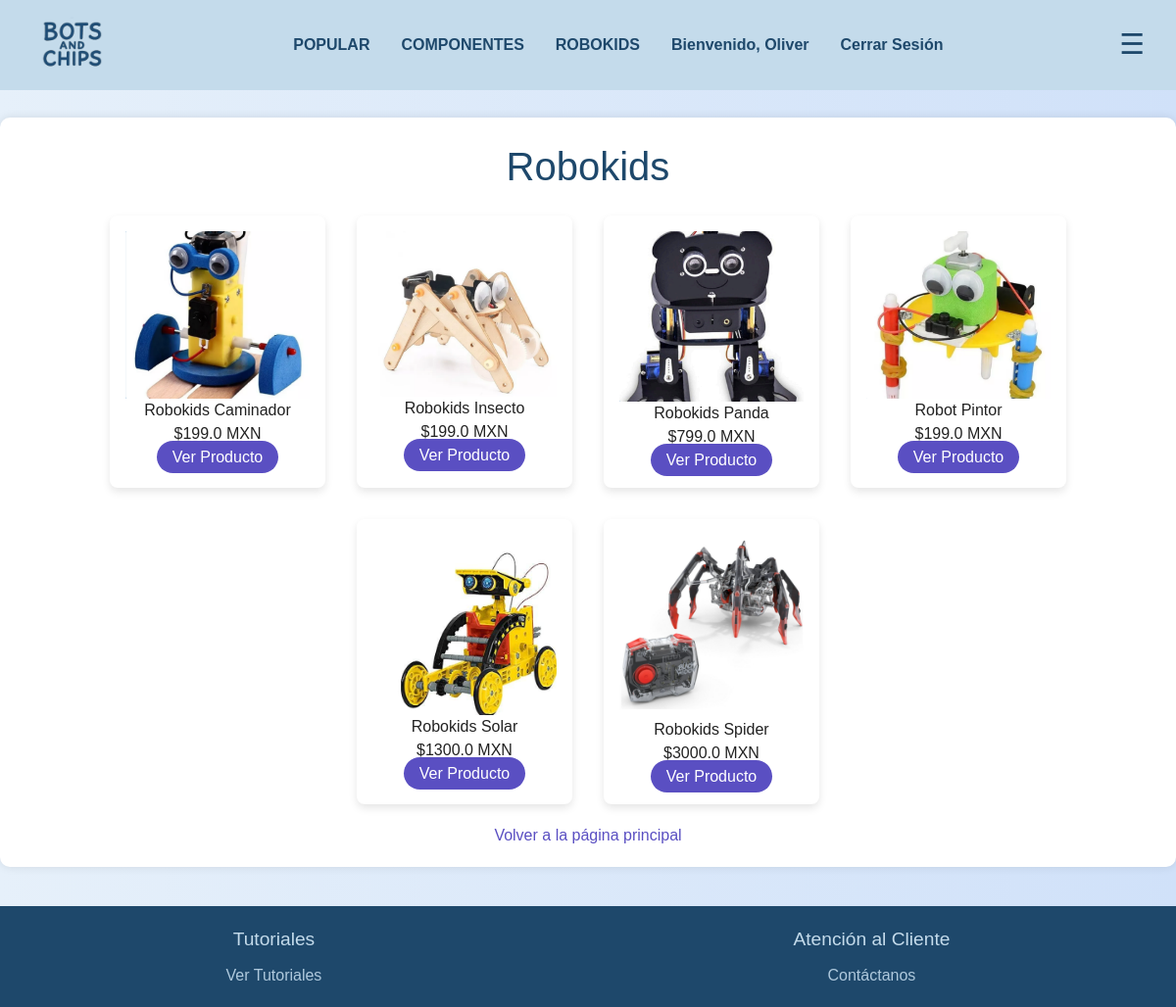
Page /robokids (signed in) on the committed database.
### tables this page shows
CREATE TABLE productos (
                id INTEGER PRIMARY KEY AUTOINCREMENT,
                nombre TEXT NOT NULL,
                descripcion TEXT,
                precio REAL NOT NULL,
                imagen TEXT,
                categoria TEXT DEFAULT 'Sin categoría'
            );

### app.py (the view)
@app.route('/robokids')
def robokids():
    try:
        conn = get_db_connection()
        cursor = conn.cursor()
        cursor.execute("SELECT * FROM productos WHERE categoria LIKE '%Robokids%'")
        productos = cursor.fetchall()
        if not productos:
            flash('No se encontraron productos en la sección Robokids.', 'warning')
        conn.close()
        return render_template('robokids.html', productos=productos)
    except sqlite3.Error as e:
        flash(f'Error al cargar productos: {str(e)}', 'danger')
        return render_template('robokids.html', productos=[])

### app.py (called while the page is built)
def get_db_connection():
    conn = sqlite3.connect('tienda.db')
    conn.row_factory = sqlite3.Row
    return conn

### templates/robokids.html (shortened to what this page needs)
<!DOCTYPE html>
<html lang="es">
<head>
    <link rel="stylesheet" href="{{ url_for('static', filename='css/estilos.css') }}">
    <script src="https://cdn.tailwindcss.com"></script>
    <link href="https://fonts.cdnfonts.com/css/agrandir" rel="stylesheet">
</head>
<body>
    {% include 'navbar.html' %}
    <main>
        <div class="robokids-container">
            <h2>Robokids</h2>
            <div class="productos-lista">
                {% if productos %}
                    {% for producto in productos %}
                        <div class="producto-item">
                            <img src="{{ url_for('static', filename='img/' + (producto['imagen'] if producto['imagen'].endswith('.png') or producto['imagen'].endswith('.jpg') else producto['imagen'] + '.png')) }}" alt="{{ producto['nombre'] }}">
                            <h3>{{ producto['nombre'] }}</h3>
                            <p>${{ producto['precio'] }} MXN</p>
                            <a href="{{ url_for('ver_producto', producto_id=producto['id']) }}" class="btn-ver-producto">Ver Producto</a>
                        </div>
                    {% endfor %}
                {% else %}
                    <p>No hay productos disponibles en esta sección.</p>
                {% endif %}
            </div>
            <a href="{{ url_for('inicio') }}" style="display: inline-block; margin-top: 20px; color: #5a4fc2; text-decoration: none;">Volver a la página principal</a>
        </div>
    </main>
    {% include 'footer.html' %}
</body>
</html>

### static/css/estilos.css (style rules this page uses)
body { font-family: Poppins, sans-serif; margin: 0; background: #7896AB; color: #222; }

### templates/robokids.html (style rules this page uses)
html, body { font-family: 'Agrandir', sans-serif; background: linear-gradient(to right, #e6f0fa, #d0e1f9); margin: 0; padding: 0; height: 100%; }
body { display: flex; flex-direction: column; min-height: 100vh; padding-top: 80px; padding-bottom: 0; }
main { flex: 1 0 auto; }
.robokids-container { max-width: 1200px; margin: 40px auto; padding: 20px; background: #fff; border-radius: 10px; box-shadow: 0 0 10px rgba(0, 0, 0, 0.1); text-align: center; }
.robokids-container h2 { font-size: 2.5rem; color: #1E486B; margin-bottom: 20px; }
.productos-lista { display: flex; flex-wrap: wrap; justify-content: center; gap: 2rem; }
.producto-item { background-color: white; border-radius: 8px; padding: 1rem; width: 220px; text-align: center; box-shadow: 0 4px 8px rgba(0, 0, 0, 0.1); transition: transform 0.3s; }
.producto-item img { width: 100%; height: auto; }
.btn-ver-producto { background-color: #5a4fc2; color: white; padding: 8px 16px; border-radius: 999px; text-decoration: none; transition: background-color 0.3s; }

### rows in the picture
productos: imagen (picture), nombre "Robokids Caminador", precio "199.0"
productos: imagen (picture), nombre "Robokids Insecto", precio "199.0"
productos: imagen (picture), nombre "Robokids Panda", precio "799.0"
productos: imagen (picture), nombre "Robot Pintor", precio "199.0"
productos: imagen (picture), nombre "Robokids Solar", precio "1300.0"
productos: imagen (picture), nombre "Robokids Spider", precio "3000.0"

### other values in the picture
{{ session.user_name }} "Oliver"
